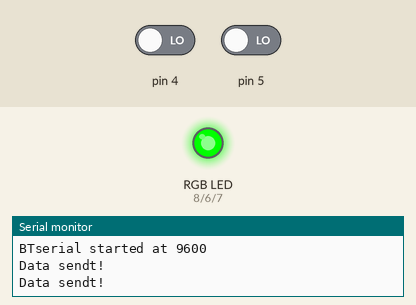
The sketch below on a simulated Arduino Uno, built with avr-gcc and run on an emulated ATmega328P. On the bench: an RGB LED mixed from three pins (HIGH = lit), the last lines printed to the serial monitor. The test bench sets the inputs (shaded band); at power-on: pin 4 LOW, pin 5 LOW.

Above: at 1.2 s.
1.3 s: pin 4 driven HIGH
At 2.5 s:
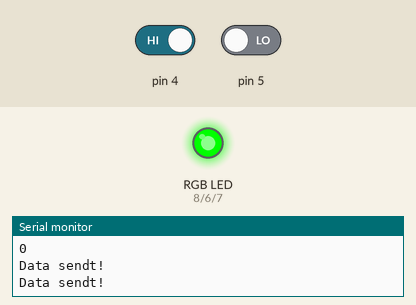
2.8 s: pin 5 driven HIGH
At 3.6 s:
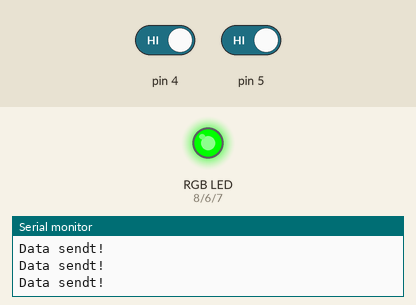
Timing chart, 0 to 5.8 s (numbered marks = the images above; inputs shaded):
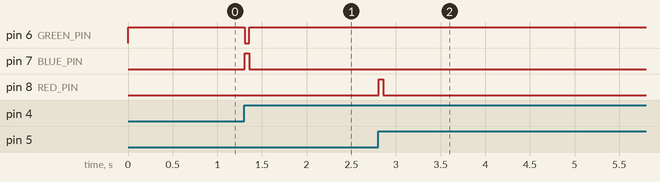

The sketch:

hc05.ino
```cpp
// COSMOS - HOVEDPROGRAM!!!
// COSMOS
// Boksen har knapper
// boksen skal bare SENDE data
// Send data med INGEN LINJESKIFT

#include <SoftwareSerial.h>
SoftwareSerial BTSerial(2, 3); // RX | TX

//Deklarering av variabler for lysdiode
const int RED_PIN = 8;
const int GREEN_PIN = 6;
const int BLUE_PIN = 7;


void setup()
{
    //Hvilke pin som brukes

    // PinMode for poenggivningsknapp og belønningsknapp
    pinMode(4,INPUT);
    pinMode(5,INPUT);
    // PinMode for lys
    pinMode(RED_PIN, OUTPUT);
    pinMode(GREEN_PIN, OUTPUT);
    pinMode(BLUE_PIN, OUTPUT);
    digitalWrite(RED_PIN, LOW);
    digitalWrite(GREEN_PIN, HIGH);
    digitalWrite(BLUE_PIN, LOW);


    Serial.begin(9600);
    Serial.println("Arduino with HC-05 is ready");

    // BT-modulen starter paa default baud rate (9600)
    // Samme som HC-06
    BTSerial.begin(9600);
    Serial.println("BTserial started at 9600");
}


int poeng = 0;
int stjerne = 0;
boolean storKnappTrykket = false; // knapp for hovedbrikken
boolean resetKnappTrykket = false; // knapp for reset av stjerner

int autoSendTeller = 0;

void loop()
{
    autoSendTeller++;
    if (autoSendTeller > 25000) {
     // sendData();
     autoSendTeller = 0;
     //Denne brukes til testing ved a se om data blir sendt.
     Serial.println("Data sendt!");
    }
    // loop
    topKnappHendelse();
    resetKnappHendelse();

}

int highTeller = 0;
//Metode som registrerer trykk paa knappen oppa boksen
void topKnappHendelse() { // Knapp for top
  if(storKnappTrykket == false && digitalRead(4) == HIGH) {
    highTeller++;
    if (highTeller > 500) { // Unngår bug ved halvveis trykket knapp
      storKnappTrykket = true;
      //Brukes til testing for aa se om det registrerer at knappen er trykket inn
      Serial.println("Knapp trykket inn!");
      blinkBlaa();
      oekPoeng();
      test();
      sendData();


    }
  }
  else if (digitalRead(4) == LOW) {
    storKnappTrykket = false;
    highTeller = 0; //Else if-en registrer om at knappen er sluppet
    // Serial.println("Knapp sluppet!");
  }
}

int resetHighTeller = 0;
//Metode som registrerer om at nullstillingsknappen er trykket
void resetKnappHendelse() { // Knapp for top
  if(resetKnappTrykket == false && digitalRead(5) == HIGH) {
    resetHighTeller++;
    if (resetHighTeller > 500) { // Unngår bug ved halvveis trykket knapp
      blinkGul();
      resetKnappTrykket = true;
      brukStjerne();
      sendData();
    }
  }
  else if (digitalRead(5) == LOW) {
    resetKnappTrykket = false;
    resetHighTeller = 0;
  }
}

//En metode som oker poeng, og hvis poeng er mer enn 9, sa lyser den en stjerne.
void oekPoeng() { // Øker poengdata
  if (poeng < 9) { // poeng er under 9
    poeng++;
  } else { // poeng er 9 og skal gi en ny stjerne
    if (stjerne < 3) { // stjerner er mindre enn 3
      stjerne++;
      poeng = 0;
    } else { // detta suger litt, stjerne er 3.  slem forelder!
      // loesning her
    }
  }
}

//Metode som registrerer bruk av en stjerne. Denne brukes i nullstillingsmetoden
void brukStjerne() {
  if(stjerne > 0) {
    stjerne--;
    sendData();
  }
}

//Metoden definerer hva som skal sendes for aa tenne pa stjerne 1, 2, og 3
void sendData(){
  // send poeng via bluetooth til slave Arduino
  BTSerial.println(poeng);
  delay(50);
  if (stjerne == 0) {
    BTSerial.println('q');
  } else if (stjerne == 1) {
    BTSerial.println('w');
  } else if (stjerne == 2) {
    BTSerial.println('e');
  } else if (stjerne == 3) {
    BTSerial.println('r');
  }
}

//Metode som for aa teste
void test() {
  Serial.println(poeng);
  Serial.println(stjerne);
}
//Metode som styrer hvilken farge RGB lysdioden skal lyse.
void blinkBlaa() {
  digitalWrite(RED_PIN, LOW);
  digitalWrite(GREEN_PIN, LOW);
  digitalWrite(BLUE_PIN, HIGH);
  delay(50);
  digitalWrite(RED_PIN, LOW);
  digitalWrite(GREEN_PIN, HIGH);
  digitalWrite(BLUE_PIN, LOW);
}
void blinkGul() {
  digitalWrite(RED_PIN, HIGH);
  digitalWrite(GREEN_PIN, HIGH);
  digitalWrite(BLUE_PIN, LOW);
  delay(50);
  digitalWrite(RED_PIN, LOW);
  digitalWrite(GREEN_PIN, HIGH);
  digitalWrite(BLUE_PIN, LOW);
}


 /*
  // Keep reading from HC-05 and send to Arduino Serial Monitor
  if (BTSerial.available()) {
    Serial.write(BTSerial.read());
  }


  // Keep reading from Arduino Serial Monitor and send to HC-05
  if (Serial.available()){
    BTSerial.write(Serial.read());
  }
  */
```

Measured:
- after the input at 1.3 s, pin 6 (GREEN_PIN): HIGH → LOW at once, → HIGH 0.05 s later; pin 7 (BLUE_PIN): LOW → HIGH at once, → LOW 0.05 s later
- after the input at 2.8 s, pin 8 (RED_PIN): LOW → HIGH at once, → LOW 0.05 s later
